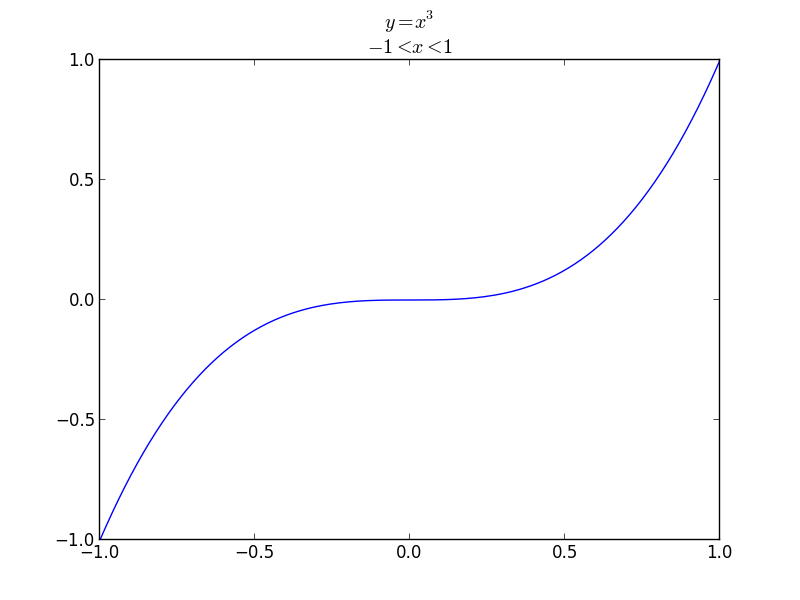

This chart was generated by the following Python code:
import matplotlib.pyplot as pyplot

# plotdata is a local module for our convenience
import plotdata

# x and y are lits of floating point numbers
x = plotdata.data01x
y = plotdata.data01y

# Set a title
pyplot.title('$y = x^{3}$\n$-1<x<1$')

# Plot y against x
pyplot.plot(x,y)

pyplot.savefig('example01l.png')
